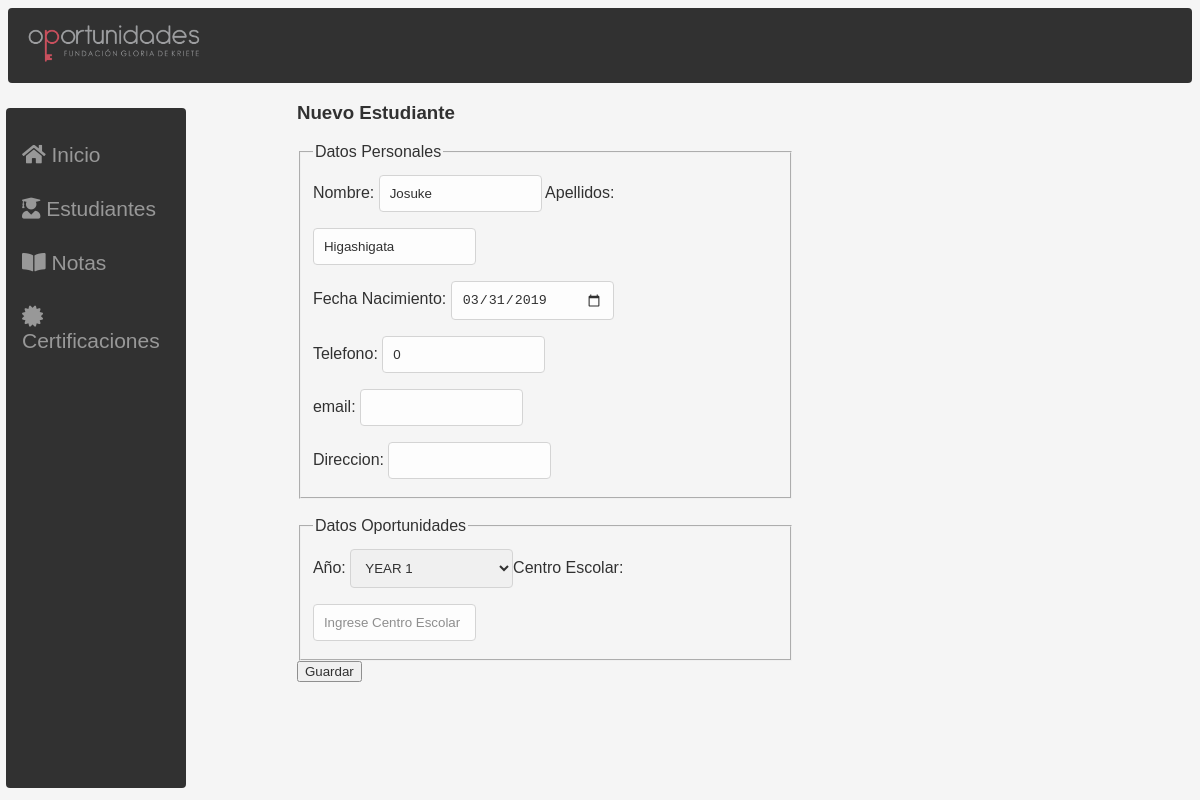
The page /vista/editarEstudiante.php?idEstudiante=4 on the database its author committed.
### tables this page shows
CREATE TABLE `Estudiante` (
  `idEstudiante` int(11) NOT NULL,
  `nombre` varchar(32) NOT NULL,
  `apellidos` varchar(32) NOT NULL,
  `fechaNacimiento` date NOT NULL,
  `telefono` int(8) NOT NULL,
  `email` varchar(32) NOT NULL,
  `direccion` varchar(64) NOT NULL,
  `year` varchar(16) NOT NULL,
  `centroEscolar` varchar(32) NOT NULL
);

### controlador/conexion.php (called while the page is built)
<?php
Class Conexion {
    private $host = 'localhost';
    private $database = 'ranking';
    private $username = 'root';
    private $password = '';
    function execQueryO($stmn) {
        $mysqli = new mysqli($this->host, $this->username, $this->password, $this->database);
        return $mysqli->query($stmn);
    }
}

### controlador/controladorEstudiante.php (called while the page is built, shortened)
<?php
    require_once("conexion.php");
    require_once("../modelo/estudiante.php");
    class ControladorEst {
        public function buscarxId($id){
            try {
                $conn = new Conexion();
                $sql = "SELECT idEstudiante, nombre, apellidos, fechaNacimiento, telefono, email, direccion, year, centroEscolar FROM Estudiante WHERE idEstudiante=".$id;
                $rs = $conn ->execQueryO($sql);
                $coleccion = array();
                while ($resultado = $rs->fetch_assoc()) {
                    $estudiante = new Estudiante();
                    $estudiante->setIdEstudiante($resultado['idEstudiante']);
                    $estudiante->setNombre($resultado['nombre']);
                    $estudiante->setApellidos($resultado['apellidos']);
                    $estudiante->setFechaNacimiento($resultado['fechaNacimiento']);
                    $estudiante->setTelefono($resultado['telefono']);
                    $estudiante->setEmail($resultado['email']);
                    $estudiante->setDireccion($resultado['direccion']);
                    $estudiante->setYear($resultado['year']);
                    $estudiante->setCentroEscolar($resultado['centroEscolar']);
                    array_push($coleccion, $estudiante);
                }
                return $coleccion;
            } catch (mysqli_sql_exception $e) {
                throw new MySQLiQueryException($sql, $e->getMessage(), $e->getCode());
            }
        }
    }
?>

### modelo/estudiante.php (called while the page is built, shortened)
<?php
    class Estudiante{
        private $nombre;
        private $apellidos;
        private $fechaNacimiento;
        private $telefono;
        private $email;
        private $direccion;
        public function setIdEstudiante($idEstudiante){
            return $this;
        }
        public function getNombre(){
            return $this->nombre;
        }
        public function setNombre($nombre){
            $this->nombre = $nombre;
            return $this;
        }
        public function getApellidos(){
            return $this->apellidos;
        }
        public function setApellidos($apellidos){
            $this->apellidos = $apellidos;
            return $this;
        }
        public function getFechaNacimiento(){
            return $this->fechaNacimiento;
        }
        public function setFechaNacimiento($fechaNacimiento){
            $this->fechaNacimiento = $fechaNacimiento;
            return $this;
        }
        public function getTelefono(){
            return $this->telefono;
        }
        public function setTelefono($telefono){
            $this->telefono = $telefono;
            return $this;
        }
        public function getEmail(){
            return $this->email;
        }
        public function setEmail($email){
            $this->email = $email;
            return $this;
        }
        public function getDireccion(){
            return $this->direccion;
        }
        public function setDireccion($direccion){
            $this->direccion = $direccion;
            return $this;
        }
        public function setYear($year){
            return $this;
        }
        public function setCentroEscolar($centroEscolar){
            return $this;
        }
    }
?>

### vista/editarEstudiante.php (the view, shortened to what this page needs)
<!DOCTYPE html>
<html lang="en">
<head>
    <link rel="stylesheet" href="./css/style.css">
    <link rel="stylesheet" href="https://use.fontawesome.com/releases/v5.8.1/css/all.css">
</head>
<body>
    <section class="barra">
        <a href=""><img src="../vista/img/logo.png" alt="logo Oportunidades"></a>
    </section>
    <section class="lateral">
        <a href="../index.php"><i class="fas fa-home"></i> Inicio</a>
        <a href="./webEstudiantes.php"><i class="fas fa-user-graduate"></i> Estudiantes</a>
        <a href="./webNotas.php"><i class="fas fa-book-open"></i> Notas</a>
        <a href="./webCertificacion.php"><i class="fas fa-certificate"></i> Certificaciones</a>
    </section>
    <?php
        include_once("../controlador/controladorEstudiante.php");
        $ce = new ControladorEst();
        $id = $_GET['idEstudiante'];
        $estudiante = $ce->buscarxId($id);
    ?>
    <section class="main">
        <section class="formulario">
            <form method="post">
                <h3>Nuevo Estudiante</h3>
                <fieldset>
                    <legend>Datos Personales</legend>
                    Nombre: <input type="text" name="txtNombre" value=<?echo $estudiante[0]->getNombre()?>>
                    Apellidos: <input type="text" name="txtApellidos" value=<?echo $estudiante[0]->getApellidos()?>><br>
                    Fecha Nacimiento: <input type="date" name="txtFechaNac" value=<?echo $estudiante[0]->getFechaNacimiento()?>><br>
                    Telefono: <input type="tel" name="txtTelefono" value=<?echo $estudiante[0]->getTelefono()?>><br>
                    email: <input type="email" name="txtEmail" value=<?echo $estudiante[0]->getEmail()?>><br>
                    Direccion: <input type="text" value="<?echo $estudiante[0]->getDireccion()?>">
                </fieldset><br>
                <fieldset>
                    <legend>Datos Oportunidades</legend>
                    Año: <select name="cmbYear">
                        <option value="1">YEAR 1</option>
                    </select>Centro Escolar: <input type="text" name="txtCE" placeholder="Ingrese Centro Escolar">
                </fieldset>
                <input type="submit" value="Guardar" name="btnActualizar">
            </form>
        </section>
    </section>
    <?php
        include_once("../modelo/estudiante.php");
    ?>
</body>
</html>

### vista/css/style.css (style rules this page uses)
body { background-color: whitesmoke; opacity: 0.8; background-repeat: no-repeat; background-size: cover; font-family: century gothic; color: white; font-family: "Caviar Dreams", Fallback, sans-serif; }
a { display: inline-block; text-decoration: none; padding-top:3px; }
.barra { background-color: black; overflow: hidden; border-radius: 4px; }
.barra a { float: left; color:white; opacity: 0.8; text-align: left; padding: 14px 16px; text-decoration: none; font-size: 17px; }
.barra img { width: 30%; height: 10%; }
.lateral { height: 82.5%; width: 15%; position: fixed; z-index: 1; top: 13.5%; left: 0.5%; background-color: black; padding-top: 20px; border-radius: 4px; overflow-x: hidden; }
.lateral a { padding: 15px 8px 15px 16px; text-decoration: none; font-size: 25px; color: #818181; display: block; font-size: 21px; }
.main { height: 567px; margin-top: -0.9%; width: 84%; margin-left: 16%; color: black; border-radius: 4px; align-content: center; font-family: "Caviar Dreams", Fallback, sans-serif; }
.formulario { margin-left: 10%; margin-top: 3%; }
.formulario input[type=text], input[type=tel], input[type=date], input[type=email], select, textarea { width: 35%; padding: 10px; margin: 8px 0; border: 1px solid #ccc; border-radius: 4px; box-sizing: border-box; }
.formulario { width: 50%; }

### rows shown on the page
estudiante: txtNombre "Josuke", txtApellidos "Higashigata", txtFechaNac "03/31/2019", txtTelefono "0"
